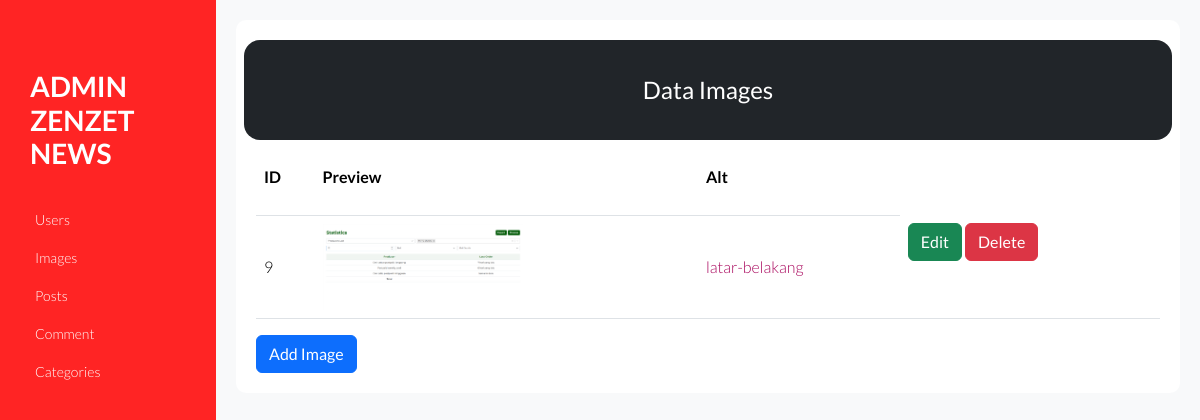
Before: /admin/images.php with the older database file.
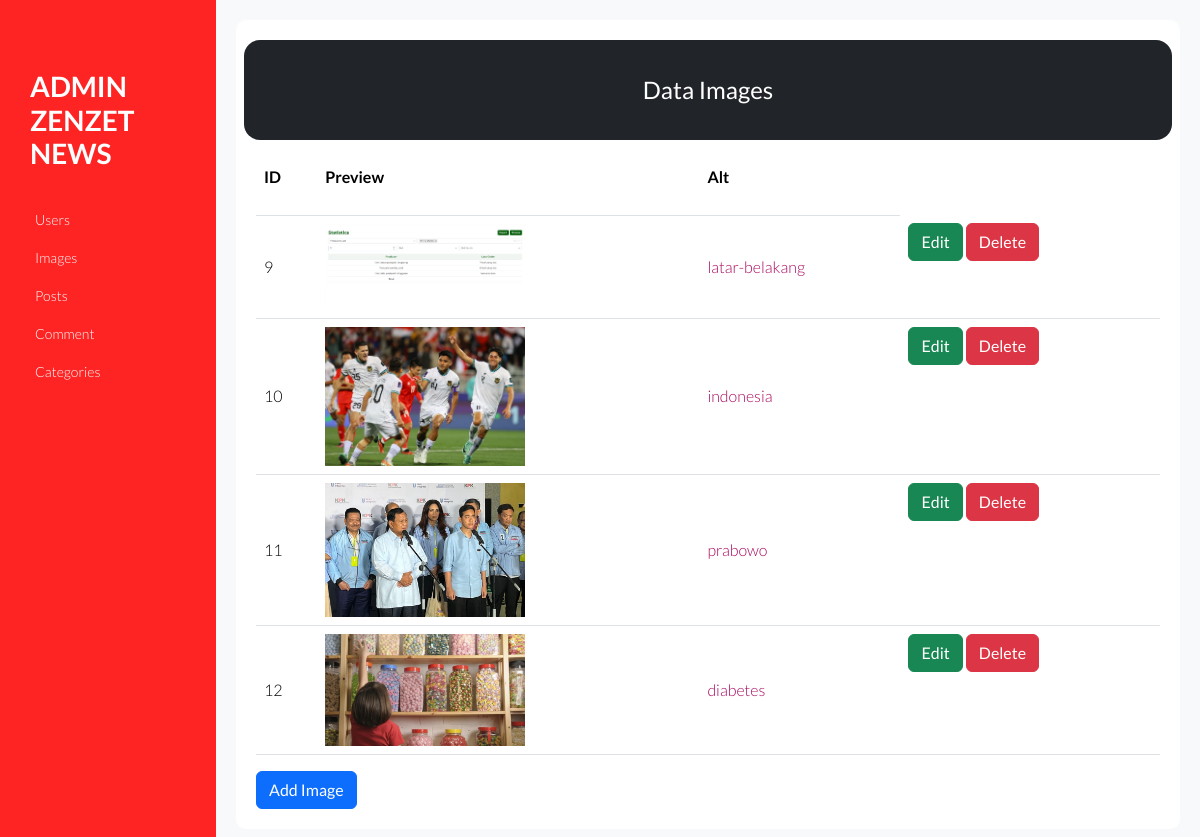
After: the same page with the newer database file.
### tables this page shows
CREATE TABLE `images` (
  `id` int NOT NULL AUTO_INCREMENT,
  `filename` varchar(255) NOT NULL,
  `size` int NOT NULL,
  `url` varchar(255) NOT NULL,
  `alt` varchar(255) NOT NULL,
  PRIMARY KEY (`id`)
);

### db/image.php (called while the page is built, shortened)
<?php
class Image
{
    protected mysqli $con;
    public function __construct($con, $targetDir)
    {
        $this->con = $con;
        $this->targetDir = $targetDir;
    }
    public function list()
    {
        $stmt = $this->con->prepare("SELECT * FROM images");
        $stmt->execute();
        $result = $stmt->get_result();
        return $result->fetch_all(MYSQLI_ASSOC);
    }
}

### admin/config.php (called while the page is built, shortened)
<?php
require_once "../db/image.php";
$serverName = $_SERVER['SERVER_NAME'];
$serverPort = $_SERVER['SERVER_PORT'];
$protocol = stripos($_SERVER['SERVER_PROTOCOL'], 'https') === true ? 'https://' : 'http://';
$serverUrl = $protocol . $serverName . ':' . $serverPort;
$db = new Database();
$con = $db->con();
$imageService = new Image($con, "../uploads/");

### admin/images.php (the view, shortened to what this page needs)
<?php require_once "config.php" ?>
<!DOCTYPE html>
<html lang="en">
<head>
  <link href="https://cdn.jsdelivr.net/npm/bootstrap@5.3.2/dist/css/bootstrap.min.css" rel="stylesheet">
  <link rel="stylesheet" type="text/css" href="syntax-highlighter/styles/shCore.css" media="all">
  <link rel="stylesheet" type="text/css" href="syntax-highlighter/styles/shThemeDefault.css" media="all">
  <link rel="stylesheet" href="css/font-awesome.min.css">
  <link rel="stylesheet" href="css/normalize.min.css">
  <link rel="stylesheet" href="css/main.css">
</head>
<body>
  <div class="container-fluid p-0">
    <?php require_once "./sidebar.php" ?>
    <div id="main-wrapper">
      <div class="main-content">
        <div class="row pt-3 pb-3 d-flex align-content-center text-center text-white rounded-4 bg-dark" style="height:100px;">
          <h2 class="align-middle" style="color: white;">Data Images</h2>
        </div>
        <table class="table">
          <thead style="height:75px;">
            <tr>
              <th class="align-middle" scope="col">ID</th>
              <th class="align-middle" scope="col">Preview</th>
              <th class="align-middle" scope="col">Alt</th>
            </tr>
          </thead>
          <tbody>
            <?php foreach ($imageService->list() as $imageData) { ?>
              <tr>
                <td class="align-middle"><?= $imageData['id'] ?></td>
                <td class="align-middle">
                  <img src="<?php echo $serverUrl . "/" . $imageData['url'] ?>" alt="<?= $imageData['alt'] ?>" style="max-width: 200px; max-height: 200px;">
                </td>
                <td class="align-middle"><a href="<?php echo $serverUrl . "/" . $imageData['url'] ?>"><?= $imageData['alt'] ?></a></td>
                <td>
                  <a class="btn btn-success" href="images-edit.php?id=<?= $imageData['id'] ?>" role="button">Edit</a>
                  <a class="btn btn-danger" href="images-delete.php?id=<?= $imageData['id'] ?>" role="button">Delete</a>
                </td>
              </tr>
            <?php } ?>
          </tbody>
        </table>
        <a class="btn btn-primary" href="images-add.php" role="button">Add Image</a>
      </div>
    </div>
  </div>
</body>
</html>

### admin/sidebar.php
<aside class="left-sidebar">
		<div class="logo">
			<a href="#welcome">
				<h1>Admin ZenZet News</h1>
			</a>
		</div>
		<nav class="left-nav">
			<ul id="nav">
				<li class="current"><a href="index.php">Users</a></li>
				<li><a href="images.php">Images</a></li>
				<li><a href="posts.php">Posts</a></li>
				<li><a href="comment.php">Comment</a></li>
				<li><a href="categories.php">Categories</a></li>
			</ul>
		</nav>
	</aside>

### admin/css/main.css (style rules this page uses)
body { background-color:#FFF; font-family: "Lato", sans-serif; font-weight: 300; font-size:16px; line-height:18px; color:#777; }
a { color: #aa0a5f; }
a, a:hover, a:focus { text-decoration: none; outline: 0; }
h1, h2, h3, h4, h5, h6 { color: #333; margin:0; font-weight: normal; }
h1 { font-size: 28px; }
h2 { font-size: 24px; }
.left-sidebar { background-color: #ff2424; float: left; min-height: 100%; position: fixed; width: 18%; }
.logo { padding-bottom: 30px; padding-left: 30px; padding-top: 70px; }
.logo h1 { color: #fff; font-weight: 700; text-transform: uppercase; }
.left-nav ul { margin: 0; padding: 0; font-size: 14px; }
.left-nav ul li a { color: #fff; display: block; padding: 10px 35px; -webkit-transition: all 0.3s ease-in 0s; -moz-transition: all 0.3s ease-in 0s; -ms-transition: all 0.3s ease-in 0s; -o-transition: all 0.3s ease-in 0s; transition: all 0.3s ease-in 0s; }
#main-wrapper { float: left; margin-left: 18%; width: 82%; }

### admin/images.php (style rules this page uses)
body { display: flex; background-color: #f8f9fa; }
#main-wrapper { flex: 1; padding-left: 0; }
table thead { background-color: orange; color: white; }
.main-content { background-color: white; padding: 20px; margin: 20px; border-radius: 10px; }

Changed rows visible on the page:
added images: id "10", url+alt (picture), alt "indonesia"
added images: id "11", url+alt (picture), alt "prabowo"
added images: id "12", url+alt (picture), alt "diabetes"
